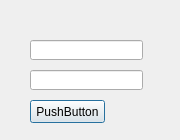
<?xml version="1.0" encoding="UTF-8"?>
<ui version="4.0">
 <class>form</class>
 <widget class="QDialog" name="form">
  <property name="geometry">
   <rect>
    <x>0</x>
    <y>0</y>
    <width>180</width>
    <height>140</height>
   </rect>
  </property>
  <property name="windowTitle">
   <string>Dialog</string>
  </property>
  <widget class="QLineEdit" name="name_input">
   <property name="geometry">
    <rect>
     <x>30</x>
     <y>40</y>
     <width>113</width>
     <height>20</height>
    </rect>
   </property>
  </widget>
  <widget class="QLineEdit" name="age_input">
   <property name="geometry">
    <rect>
     <x>30</x>
     <y>70</y>
     <width>113</width>
     <height>20</height>
    </rect>
   </property>
  </widget>
  <widget class="QPushButton" name="submit_button">
   <property name="geometry">
    <rect>
     <x>30</x>
     <y>100</y>
     <width>75</width>
     <height>23</height>
    </rect>
   </property>
   <property name="text">
    <string>PushButton</string>
   </property>
  </widget>
 </widget>
 <resources/>
 <connections/>
</ui>
